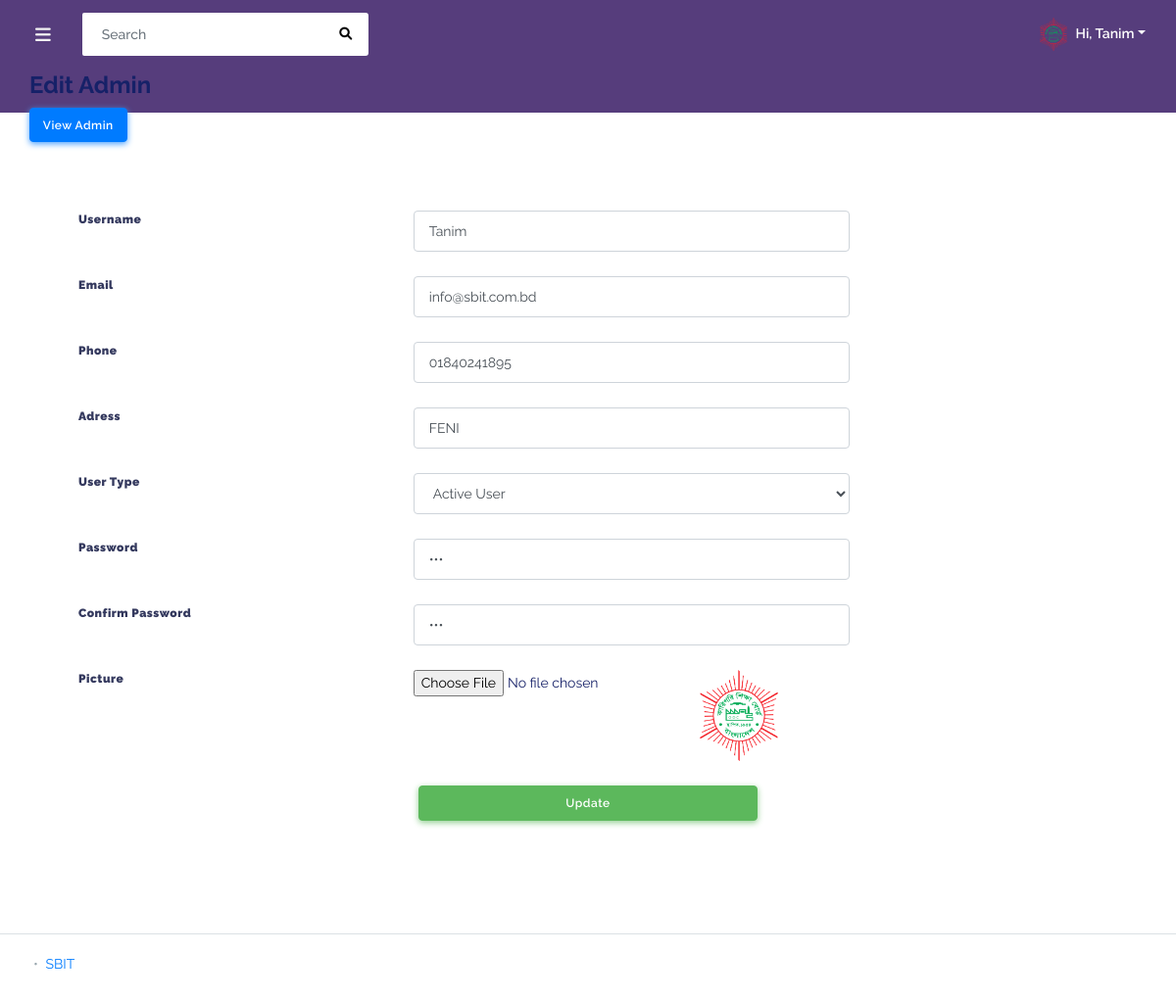
/backend/admin/create_admin/edit_admin.php?id=1 (signed in), run on the app's committed database.
### tables this page shows
CREATE TABLE `create_admin` (
  `id` int(100) NOT NULL,
  `username` varchar(100) DEFAULT NULL,
  `mail` varchar(100) DEFAULT NULL,
  `phone` varchar(100) DEFAULT NULL,
  `adress` text DEFAULT NULL,
  `type` int(10) DEFAULT NULL,
  `password` varchar(100) DEFAULT NULL,
  `confirm_password` varchar(100) DEFAULT NULL,
  `image` varchar(100) DEFAULT NULL,
  `admin_type` varchar(100) DEFAULT NULL,
  `password_recover` varchar(255) NOT NULL
);

### database/connection.php (called while the page is built, shortened)
<?php
class database
{
  public $hostadress="localhost";
  public $username="root";
  public $password="";
  public $database="dynamicschool_database";
  private function database()
  {
        $this->link=new mysqli($this->hostadress,$this->username,$this->password,$this->database);
  }
}
?>

### backend/admin/create_admin/edit_admin.php (the view, shortened to what this page needs)
<?php
include('../layouts/header.php');
?>
        <div class="main-content">
            <section class="section">
                <div class="form-header">
                    <h4>Edit Admin</h4>
                </div>
                <div class="links">
                    <a href="view_admin.php" class="btn btn-info">View Admin</a>
                </div>
                <div class="form-section">
                    <?php
                    if(isset($_GET['id']))
                    {
                        $id = $_GET['id'];
                        $sql = $db->link->query("SELECT * FROM `create_admin` WHERE `id`='$id'");
                        if($sql)
                        {
                            $showdata = $sql->fetch_assoc();
                        }
                    }
                    ?>
                    <form method="POST" enctype="multipart/form-data">
                        <div class="form-body-main">
                            <div class="form-group row">
                                <label class="col-lg-4 col-md-4 col-12"><b>Username</b></label>
                                <input required type="text" name="username" value="<?php echo $showdata['username']; ?>" class="form-control col-lg-5 col-md-5 col-12" required>
                            </div>
                            <div class="form-group row">
                                <label class="col-lg-4 col-md-4 col-12"><b>Email</b></label>
                                <input required type="mail" name="mail" placeholder="ex:example@gmail.com" class="form-control col-lg-5 col-md-5 col-12" required value="<?php echo $showdata['mail']; ?>">
                            </div>
                            <div class="form-group row">
                                <label class="col-lg-4 col-md-4 col-12"><b>Phone</b></label>
                                <input type="number" name="phone" placeholder="ex:01575434262" class="form-control col-lg-5 col-md-5 col-12" required value="<?php echo $showdata['phone']; ?>">
                            </div>
                            <div class="form-group row">
                                <label class="col-lg-4 col-md-4 col-12"><b>Adress</b></label>
                                <input type="text" name="adress" placeholder="ex:Feni" class="form-control col-lg-5 col-md-5 col-12" value="<?php echo $showdata['adress']; ?>">
                            </div>
                            <div class="form-group row">
                                <label class="col-lg-4 col-md-4 col-12"><b>User Type</b></label>
                                <select required class="form-control col-lg-5 col-md-5 col-12" name="type" required>
                                    <?php
                                    if($showdata['type'] == 1)
                                    {
                                        ?>
                                      <option selected value="1">Active User</option>
                                    <?php
                                    }
                                    else
                                    {
                                   ?>
                                   <option value="">Select One</option>
                                      <option value="1">Active User</option>
                                      <option selected value="0">Inactive User</option>
                                   <?php
                                    }
                                    ?>
                                </select>
                            </div>
                            <div class="form-group row">
                                <label class="col-lg-4 col-md-4 col-12"><b>Password</b></label>
                                <input required type="password" name="password" class="form-control col-lg-5 col-md-5 col-12" value="<?php echo $showdata['password_recover']; ?>">
                            </div>
                            <div class="form-group row">
                                <label class="col-lg-4 col-md-4 col-12"><b>Confirm Password</b></label>
                                <input required type="password" name="confirm_password" class="form-control col-lg-5 col-md-5 col-12" value="<?php echo $showdata['password_recover']; ?>">
                            </div>
                            <div class="form-group row">
                                <label class="col-lg-4 col-md-4 col-12"><b>Picture</b></label>
                                <input type="file" class="filestyle" name="image">
                                <img src="../../asset/img/admin_image/<?php echo $showdata['image']; ?>" class="img-fluid" alt="" height="80px" width="80px">
                            </div>
                            <div class="form-group" style="text-align: center !important;">
                                <input type="submit" name="save" class="btn btn-success col-4" value="Update">
                            </div>
                        </div>
                    </form>
                </div>
            </section>
        </div>
<?php include('../layouts/footer.php'); ?>

### backend/admin/layouts/header.php (shortened to what this page needs)
<?php
include('../../../database/connection.php');
$db=new database();
?>
<!DOCTYPE html>
<html lang="en">
<head>
<link rel="stylesheet" href="../../assets/modules/datatables/datatables.min.css">
<link rel="stylesheet" href="../../assets/modules/datatables/DataTables-1.10.16/css/dataTables.bootstrap4.min.css">
<link rel="stylesheet" href="../../assets/modules/datatables/Select-1.2.4/css/select.bootstrap4.min.css">
<link rel="stylesheet" href="../../assets/modules/select2/dist/css/select2.min.css">
<link rel="stylesheet" href="../../assets/modules/bootstrap/css/bootstrap.min.css">
<link rel="stylesheet" href="../../assets/modules/bootstrap-daterangepicker/daterangepicker.css">
<link rel="stylesheet" href="../../assets/modules/fontawesome/css/all.min.css">
<link rel="stylesheet" href="../../assets/modules/jqvmap/dist/jqvmap.min.css">
<link rel="stylesheet" href="../../assets/modules/summernote/summernote-bs4.css">
<link rel="stylesheet" href="../../assets/modules/owlcarousel2/dist/assets/owl.carousel.min.css">
<link rel="stylesheet" href="../../assets/modules/owlcarousel2/dist/assets/owl.theme.default.min.css">
<link rel="stylesheet" href="../../assets/css/style.min.css">
<link rel="stylesheet" href="../../assets/css/components.min.css">
<link rel="stylesheet" href="https://cdnjs.cloudflare.com/ajax/libs/font-awesome/6.0.0-beta3/css/all.min.css">
<link rel="stylesheet" href="https://cdnjs.cloudflare.com/ajax/libs/font-awesome/6.0.0-beta3/css/brands.min.css">
<link rel="stylesheet" href="https://cdnjs.cloudflare.com/ajax/libs/font-awesome/6.0.0-beta3/css/fontawesome.min.css">
<link rel="stylesheet" href="https://cdnjs.cloudflare.com/ajax/libs/font-awesome/6.0.0-beta3/css/solid.min.css">
<link rel="stylesheet" href="//code.jquery.com/ui/1.13.0/themes/base/jquery-ui.css">
<link rel="stylesheet" href="../../assets/modules/izitoast/css/iziToast.min.css">
<link rel="stylesheet" href="//code.jquery.com/ui/1.13.2/themes/base/jquery-ui.css">
</head>
<body class="layout-4">
<div id="app">
    <div class="main-wrapper main-wrapper-1">
        <div class="navbar-bg"></div>
        <?php
        $id = $_SESSION['admin_id'];
        $userdata = $db->link->query("SELECT * FROM `create_admin` WHERE `id`='$id'");
        if($userdata)
        {
            $showuser = $userdata->fetch_assoc();
            ?>
        <nav class="navbar navbar-expand-lg main-navbar">
            <form class="form-inline mr-auto">
                <ul class="navbar-nav mr-3">
                    <li><a href="#" data-toggle="sidebar" class="nav-link nav-link-lg"><i class="fas fa-bars"></i></a></li>
                </ul>
                <div class="search-element">
                    <input class="form-control" type="search" placeholder="Search" aria-label="Search" data-width="250">
                    <button class="btn" type="submit"><i class="fas fa-search"></i></button>
                </div>
            </form>
            <ul class="navbar-nav navbar-right">
                <li class="dropdown">
                    <a href="#" data-toggle="dropdown" class="nav-link dropdown-toggle nav-link-lg nav-link-user">
                    <img alt="image" src="../../asset/img/admin_image/<?php echo $showuser['image']; ?>" class="rounded-circle mr-1">
                    <div class="d-sm-none d-lg-inline-block">Hi, <?php echo $showuser['username']; ?></div></a>
                </li>
            </ul>
        </nav>
       <?php
        }
        ?>

### data on the page
create_admin: image (picture), username "Tanim", mail "info@sbit.com.bd", phone "01840241895", adress "FENI", type "Active User"
